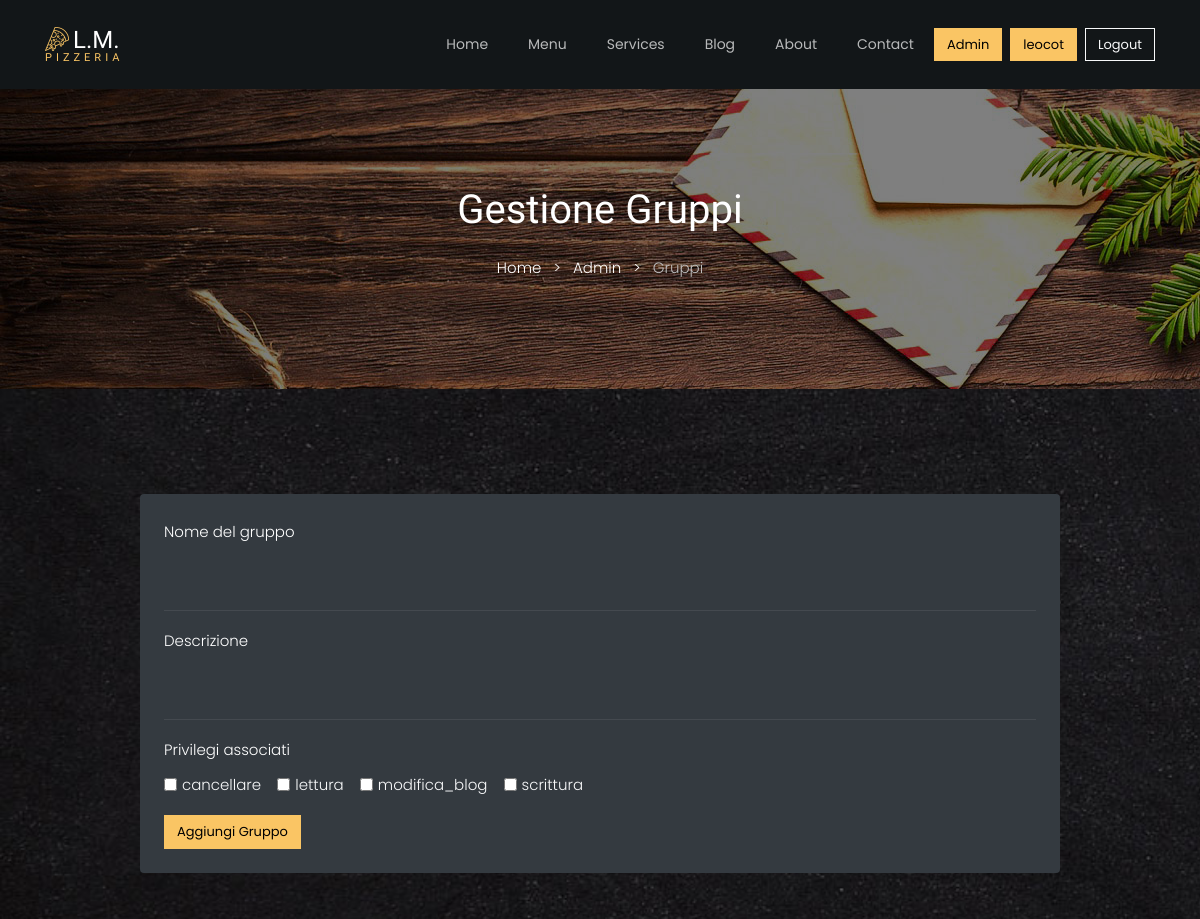
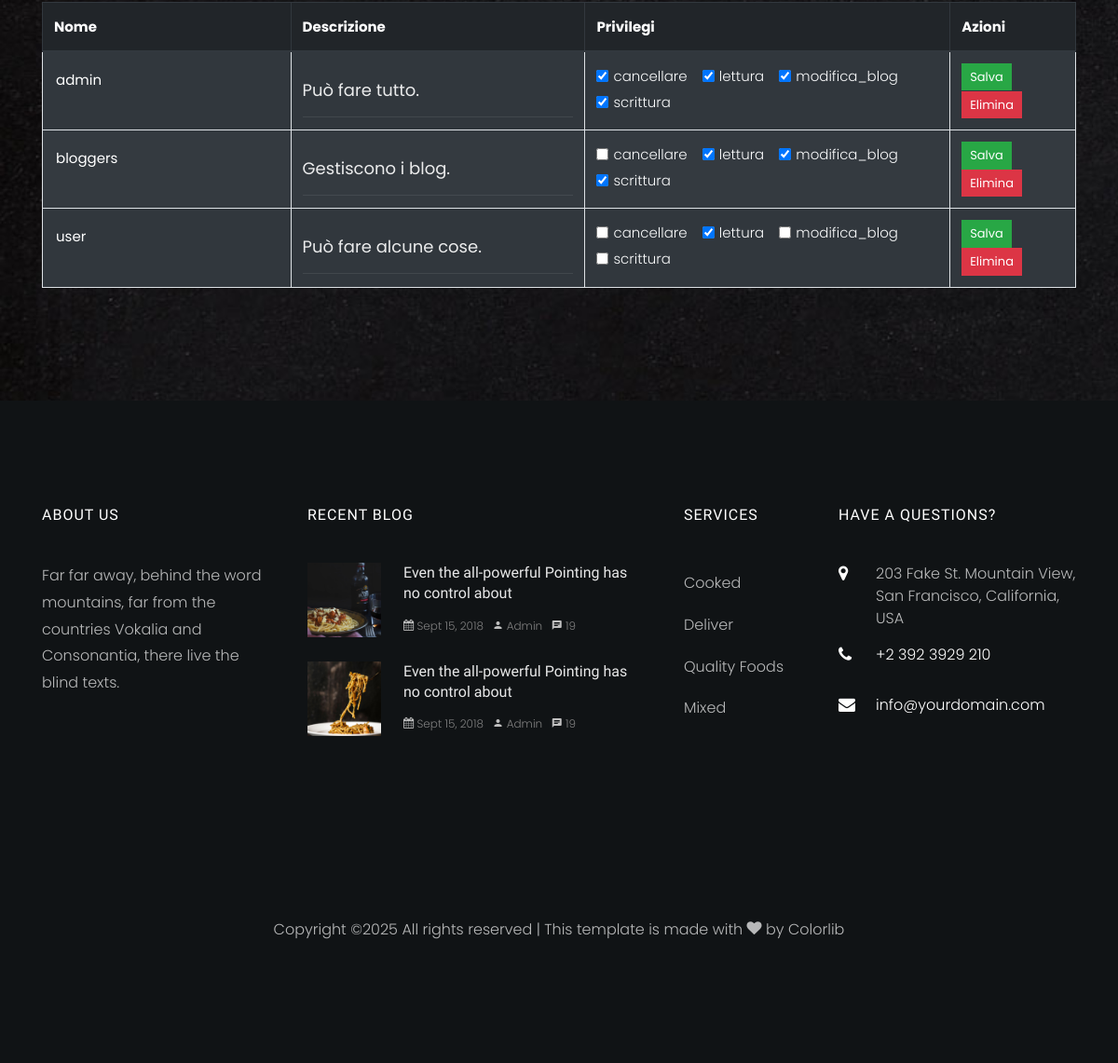
Page /Template/admin/modifica_gruppi.php (signed in) on the committed database (2 pictures, top to bottom).
### tables this page shows
CREATE TABLE `privilegio` (
  `nome` varchar(50) NOT NULL,
  `descrizione` varchar(200) DEFAULT 'inserire una descrizione'
);

CREATE TABLE `gruppo` (
  `nome` varchar(50) NOT NULL,
  `descrizione` varchar(200) DEFAULT 'inserire descrizione'
);

### Template/admin/modifica_gruppi.php (the view, shortened to what this page needs)
<?php
require_once("../config.php");
$stmt = $pdo->query("SELECT nome, descrizione FROM privilegio ORDER BY nome ASC");
$privilegi_disponibili = $stmt->fetchAll(PDO::FETCH_ASSOC);
$stmt = $pdo->query("SELECT * FROM gruppo ORDER BY nome ASC");
$gruppi = $stmt->fetchAll(PDO::FETCH_ASSOC);
?>
<!DOCTYPE html>
<html lang="it">
<head>
    <link rel="stylesheet" href="../css/open-iconic-bootstrap.min.css">
    <link rel="stylesheet" href="../css/animate.css">
    <link rel="stylesheet" href="../css/owl.carousel.min.css">
    <link rel="stylesheet" href="../css/owl.theme.default.min.css">
    <link rel="stylesheet" href="../css/magnific-popup.css">
    <link rel="stylesheet" href="../css/aos.css">
    <link rel="stylesheet" href="../css/ionicons.min.css">
    <link rel="stylesheet" href="../css/bootstrap-datepicker.css">
    <link rel="stylesheet" href="../css/bootstrap.min.css">
    <link rel="stylesheet" href="../css/jquery.timepicker.css">
    <link rel="stylesheet" href="../css/flaticon.css">
    <link rel="stylesheet" href="../css/icomoon.css">
    <link rel="stylesheet" href="../css/style.css">
</head>
<body>
<?php $pagina_attiva = 'onedirup'; ?>
    <?php include '../header.php'; ?>
    <section class="slider-item" style="background-image: url('../images/bg_3.jpg'); min-height: 300px; position: relative;">
        <div class="overlay" style="background: rgba(0,0,0,0.5); position:absolute; top:0; left:0; right:0; bottom:0;"></div>
        <div class="container" style="position: relative; z-index: 2;">
            <div class="row justify-content-center align-items-center" style="min-height: 300px;">
                <div class="col-md-8 text-center text-white">
                    <h1 class="mb-3">Gestione Gruppi</h1>
                    <p class="breadcrumbs">
                        <a href="../index.php" class="text-white">Home</a>
                        <span class="mx-2 text-white">&gt;</span>
                        <a href="../admin.php" class="text-white">Admin</a>
                        <span class="mx-2 text-white">&gt;</span>
                        <span>Gruppi</span>
                    </p>
                </div>
            </div>
        </div>
    </section>
<section class="ftco-section">
    <div class="container">
        <div class="row justify-content-center mb-5">
            <div class="col-md-10">
                <div class="bg-dark p-4 rounded">
                    <form method="POST">
                        <div class="form-group">
                            <label style="color:white;">Nome del gruppo</label>
                            <input autocomplete="off" type="text" name="nome" class="form-control" required>
                        </div>
                        <div class="form-group">
                            <label style="color:white;">Descrizione</label>
                            <input autocomplete="off" type="text" name="descrizione" class="form-control" required>
                        </div>
                        <div class="form-group">
                            <label style="color:white;">Privilegi associati</label><br>
                            <?php foreach ($privilegi_disponibili as $p): ?>
                                <div class="form-check form-check-inline">
                                    <input class="form-check-input" type="checkbox" name="privilegi[]" value="<?= $p['nome'] ?>" id="priv_<?= $p['nome'] ?>">
                                    <label class="form-check-label text-light" for="priv_<?= $p['nome'] ?>"><?= htmlspecialchars($p['nome']) ?></label>
                                </div>
                            <?php endforeach; ?>
                        </div>
                        <button type="submit" class="btn btn-primary">Aggiungi Gruppo</button>
                    </form>
                </div>
            </div>
        </div>
        <div class="row">
            <div class="col-12">
                <table class="table table-bordered table-striped bg-white" style="background-color: #343a40 !important; color:white !important;">
                    <thead class="thead-dark">
                        <tr>
                            <th>Nome</th>
                            <th>Descrizione</th>
                            <th>Privilegi</th>
                            <th>Azioni</th>
                        </tr>
                    </thead>
                    <tbody>
                        <?php foreach ($gruppi as $gruppo): ?>
                            <?php
                                $stmt = $pdo->prepare("SELECT nome_privilegio FROM privilegi_gruppo WHERE nome_gruppo = ?");
                                $stmt->execute([$gruppo['nome']]);
                                $privilegi_attivi = $stmt->fetchAll(PDO::FETCH_COLUMN);
                            ?>
                            <tr>
                                <form method="POST">
                                    <td><input autocomplete="off" type="text" name="nome" value="<?= htmlspecialchars($gruppo['nome']) ?>" class="form-control-plaintext text-white" readonly></td>
                                    <td><input autocomplete="off" type="text" name="descrizione" value="<?= htmlspecialchars($gruppo['descrizione']) ?>" class="form-control form-control-sm"></td>
                                    <td>
                                        <?php foreach ($privilegi_disponibili as $p): ?>
                                            <div class="form-check form-check-inline">
                                                <input class="form-check-input" type="checkbox" name="privilegi[]" value="<?= $p['nome'] ?>" id="mod_<?= $gruppo['nome'] ?>_<?= $p['nome'] ?>"
                                                    <?= in_array($p['nome'], $privilegi_attivi) ? 'checked' : '' ?>>
                                                <label class="form-check-label text-light" for="mod_<?= $gruppo['nome'] ?>_<?= $p['nome'] ?>"><?= htmlspecialchars($p['nome']) ?></label>
                                            </div>
                                        <?php endforeach; ?>
                                    </td>
                                    <td>
                                        <button type="submit" class="btn btn-sm btn-success">Salva</button>
                                </form>
                                <form method="POST" style="display:inline;">
                                    <button type="submit" class="btn btn-sm btn-danger" onclick="return confirm('Eliminare il gruppo?')">Elimina</button>
                                </form>
                            </tr>
                        <?php endforeach; ?>
                    </tbody>
                </table>
            </div>
        </div>
    </div>
</section>
<?php include '../footer.php'; ?>
</body>
</html>

### Template/header.php (shortened to what this page needs)
<?php if ($pagina_attiva == 'onedirup'): ?>
    <nav class="navbar navbar-expand-lg navbar-dark ftco_navbar bg-dark ftco-navbar-light" id="ftco-navbar">
        <div class="container">
            <a class="navbar-brand" href="index.php"><span class="flaticon-pizza-1 mr-1"></span>L.M.<br><small>Pizzeria</small></a>
            <div class="collapse navbar-collapse" id="ftco-nav">
                <ul class="navbar-nav ml-auto">
                    <li class="nav-item"><a href="../index.php" class="nav-link">Home</a></li>
                    <li class="nav-item"><a href="../menu.php" class="nav-link">Menu</a></li>
                    <li class="nav-item"><a href="../services.php" class="nav-link">Services</a></li>
                    <li class="nav-item"><a href="../blog.php" class="nav-link">Blog</a></li>
                    <li class="nav-item"><a href="../about.php" class="nav-link">About</a></li>
                    <li class="nav-item"><a href="../contact.php" class="nav-link">Contact</a></li>
                    <li class="nav-item d-flex align-items-center">
                        <?php if (isset($_SESSION['user']) && ($_SESSION['user']['gruppo'] ?? '') === 'admin'): ?>
                            <a href="../admin.php" class="btn btn-primary mr-2">Admin</a>
                        <?php endif; ?>
                    </li>
                    <li class="nav-item d-flex align-items-center">
                        <?php if (isset($_SESSION['user'])): ?>
                            <?php
                            $nickname_completo = htmlspecialchars($_SESSION['user']['nickname'] ?? 'Utente');
                            $nickname = mb_strlen($nickname_completo) > 15 ? mb_substr($nickname_completo, 0, 12) . '…' : $nickname_completo;
                            ?>
                            <a href="../profilo.php"
                                class="btn btn-primary mr-2 btn-nickname"
                                title="<?= $nickname_completo ?>">
                                <?= $nickname ?>
                            </a>
                            <a href="../logout.php" class="btn btn-outline-light">Logout</a>
                        <?php else: ?>
                            <a href="../login.php" class="btn btn-primary">Login</a>
                        <?php endif; ?>
                    </li>
                </ul>
            </div>
        </div>
    </nav>
<?php endif; ?>

### Template/footer.php (shortened to what this page needs)
<?php if ($pagina_attiva == 'onedirup'): ?>
    <footer class="ftco-footer ftco-section img">
        <div class="container">
            <div class="row mb-5">
                <div class="col-lg-3 col-md-6 mb-5 mb-md-5">
                    <div class="ftco-footer-widget mb-4">
                        <h2 class="ftco-heading-2">About Us</h2>
                        <p>Far far away, behind the word mountains, far from the countries Vokalia and Consonantia, there live the blind texts.</p>
                        <ul class="ftco-footer-social list-unstyled float-md-left float-lft mt-5">
                        </ul>
                    </div>
                </div>
                <div class="col-lg-4 col-md-6 mb-5 mb-md-5">
                    <div class="ftco-footer-widget mb-4">
                        <h2 class="ftco-heading-2">Recent Blog</h2>
                        <div class="block-21 mb-4 d-flex">
                            <a class="blog-img mr-4" style="background-image: url(../images/image_1.jpg);"></a>
                            <div class="text">
                                <h3 class="heading"><a href="#">Even the all-powerful Pointing has no control about</a></h3>
                                <div class="meta">
                                    <div><a href="#"><span class="icon-calendar"></span> Sept 15, 2018</a></div>
                                    <div><a href="#"><span class="icon-person"></span> Admin</a></div>
                                    <div><a href="#"><span class="icon-chat"></span> 19</a></div>
                                </div>
                            </div>
                        </div>
                        <div class="block-21 mb-4 d-flex">
                            <a class="blog-img mr-4" style="background-image: url(../images/image_2.jpg);"></a>
                            <div class="text">
                                <h3 class="heading"><a href="#">Even the all-powerful Pointing has no control about</a></h3>
                                <div class="meta">
                                    <div><a href="#"><span class="icon-calendar"></span> Sept 15, 2018</a></div>
                                    <div><a href="#"><span class="icon-person"></span> Admin</a></div>
                                    <div><a href="#"><span class="icon-chat"></span> 19</a></div>
                                </div>
                            </div>
                        </div>
                    </div>
                </div>
                <div class="col-lg-2 col-md-6 mb-5 mb-md-5">
                    <div class="ftco-footer-widget mb-4 ml-md-4">
                        <h2 class="ftco-heading-2">Services</h2>
                        <ul class="list-unstyled">
                            <li><a href="#" class="py-2 d-block">Cooked</a></li>
                            <li><a href="#" class="py-2 d-block">Deliver</a></li>
                            <li><a href="#" class="py-2 d-block">Quality Foods</a></li>
                            <li><a href="#" class="py-2 d-block">Mixed</a></li>
                        </ul>
                    </div>
                </div>
                <div class="col-lg-3 col-md-6 mb-5 mb-md-5">
                    <div class="ftco-footer-widget mb-4">
                        <h2 class="ftco-heading-2">Have a Questions?</h2>
                        <div class="block-23 mb-3">
                            <ul>
                                <li><span class="icon icon-map-marker"></span><span class="text">203 Fake St. Mountain View, San Francisco, California, USA</span></li>
                                <li><a href="#"><span class="icon icon-phone"></span><span class="text">+2 392 3929 210</span></a></li>
                                <li><a href="#"><span class="icon icon-envelope"></span><span class="text">info@yourdomain.com</span></a></li>
                            </ul>
                        </div>
                    </div>
                </div>
            </div>
            <div class="row">
                <div class="col-md-12 text-center">
                    <p>
                        Copyright &copy; All rights reserved | This template is made with <i class="icon-heart" aria-hidden="true"></i> by <a href="https://colorlib.com" target="_blank">Colorlib</a>
                        </p>
                </div>
            </div>
        </div>
    </footer>
<?php endif; ?>

### Template/css/icomoon.css (style rules this page uses)
[class^="icon-"], [class*=" icon-"] { font-family: 'icomoon' !important; speak: none; font-style: normal; font-weight: normal; font-variant: normal; text-transform: none; line-height: 1; -webkit-font-smoothing: antialiased; -moz-osx-font-smoothing: grayscale; }
.icon-heart:before { content: "\f004"; }
.icon-map-marker:before { content: "\f041"; }
.icon-calendar:before { content: "\f073"; }
.icon-phone:before { content: "\f095"; }
.icon-envelope:before { content: "\f0e0"; }
.icon-chat:before { content: "\e0b7"; }
.icon-person:before { content: "\e7fd"; }

### rows in the picture
privilegio: nome "cancellare", nome "☑"
privilegio: nome "lettura", nome "☑"
privilegio: nome "modifica_blog", nome "☑"
privilegio: nome "scrittura", nome "☑"
gruppo: nome "admin", descrizione "Può fare tutto."
gruppo: nome "bloggers", descrizione "Gestiscono i blog."
gruppo: nome "user", descrizione "Può fare alcune cose."

### other values in the picture
$nickname "leocot"
